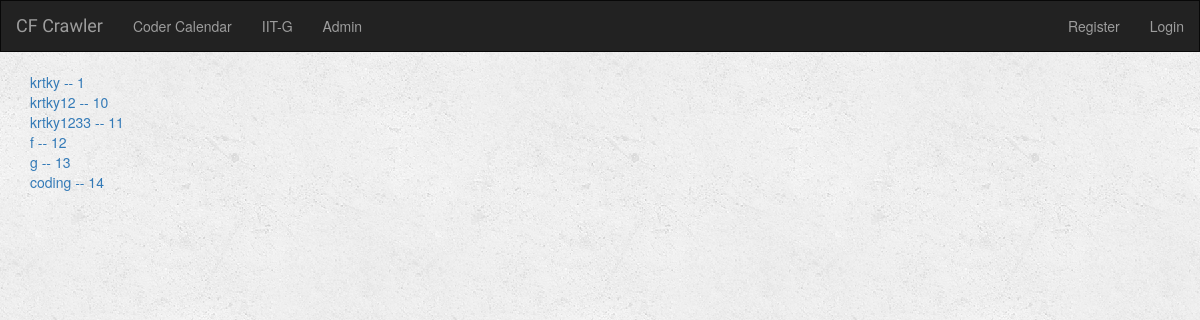
The app's page /allchat/, older data.
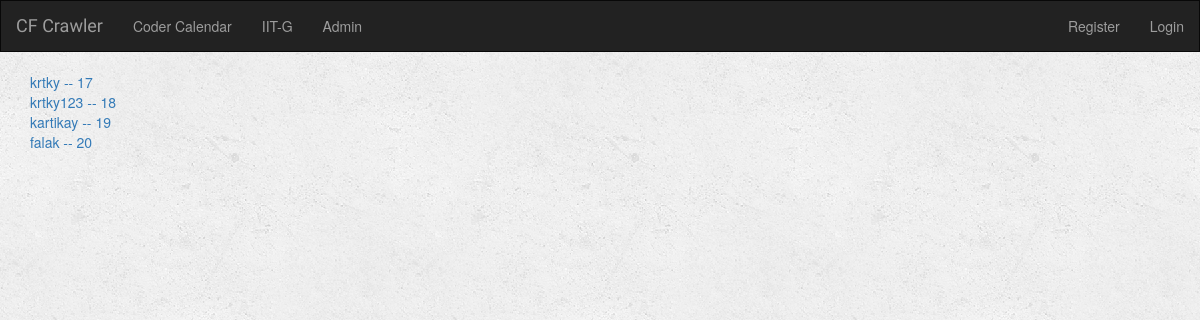
The same page, newer data.
### users/models.py (models this page shows)
class CustomUser(AbstractUser):
    handle = models.CharField(max_length=16)

### main/views.py (the view)
# urls.py: path('allchat/', v.allchat, name='allchat'),
def allchat(request):
    alluser = User.objects.all()
    return render(request, 'allchat.html', {'alluser': alluser})

### templates/allchat.html
{% extends "base.html" %}
{% block content %}
{% for user_ in alluser %}
{% if user.id is not user_.id %}
    <a class="navbar-link" href="{% url 'main:chatroom' user.id user_.id %} ">{{user_}} -- {{user_.id}} </a><br>
{% endif %}
{% endfor %}
{% endblock %}

### templates/base.html (shortened to what this page needs)
<!DOCTYPE html>
<html lang="en">
<head>
    {% load static %}
    <link rel="stylesheet" href="https://maxcdn.bootstrapcdn.com/bootstrap/3.3.6/css/bootstrap.min.css">
    <link rel="stylesheet" type="text/css" href="{% static 'style.css' %}"/>
</head>
{% load socialaccount %}
<body>
<nav class="navbar navbar-inverse">
    <div class="container-fluid">
        <ul class="nav navbar-nav">
            <li><a class="navbar-brand" href="{% url 'main:home' %}">CF Crawler</a></li>
            <li><a class="navbar-link" href="{% url 'main:time_table' %}">Coder Calendar</a></li>
            <li><a class="navbar-link" href="{% url 'main:iitg' %} ">IIT-G</a></li>
            <li><a class="navbar-link" href="{% url 'admin:index' %}">Admin</a></li>
        </ul>
        <ul class="nav navbar-nav navbar-right">
            {% if not user.is_authenticated %}
              <li><a class="navbar-link" href="{% url 'account_signup' %}">Register</a></li>
              <li><a class="navbar-link" href="{% url 'account_login' %}">Login</a></li>
            {% else %}
            <li><a class="navbar-link" href="{% url 'account_logout' %}">Logout</a></li>
            {% endif %}
        </ul>
    </div>
</nav>
<div class="container">
    {% block content %}
    {% endblock %}
</div>
</body>
</html>

### static/style.css (style rules this page uses)
body { background: white url("images/background.png"); }
.navbar { border-radius: 0; }
.navbar-brand { font-family: 'Satisfy', cursive; }

Row changes from the older to the newer data that the page shows:
removed CustomUser: username "krtky", id "1"
removed CustomUser: username "krtky12", id "10"
removed CustomUser: username "krtky1233", id "11"
removed CustomUser: username "f", id "12"
removed CustomUser: username "g", id "13"
removed CustomUser: username "coding", id "14"
added CustomUser: username "krtky", id "17"
added CustomUser: username "krtky123", id "18"
added CustomUser: username "kartikay", id "19"
added CustomUser: username "falak", id "20"
